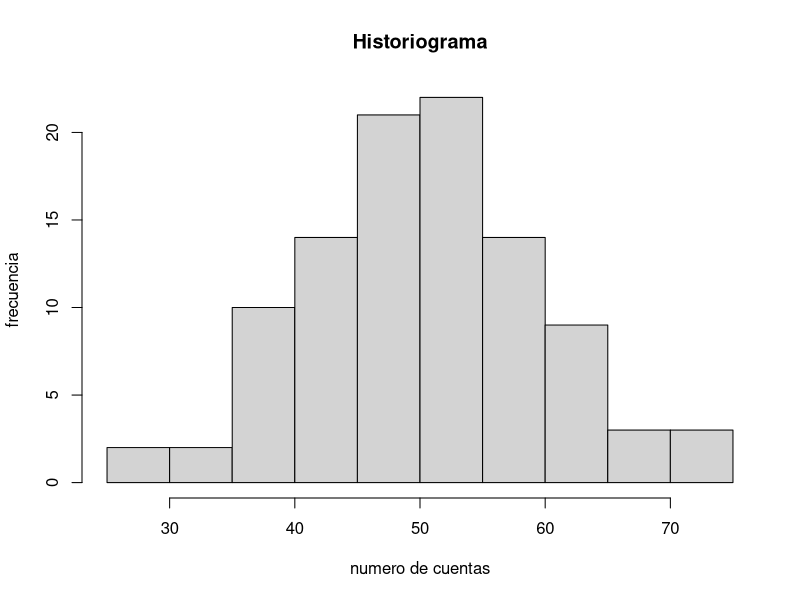
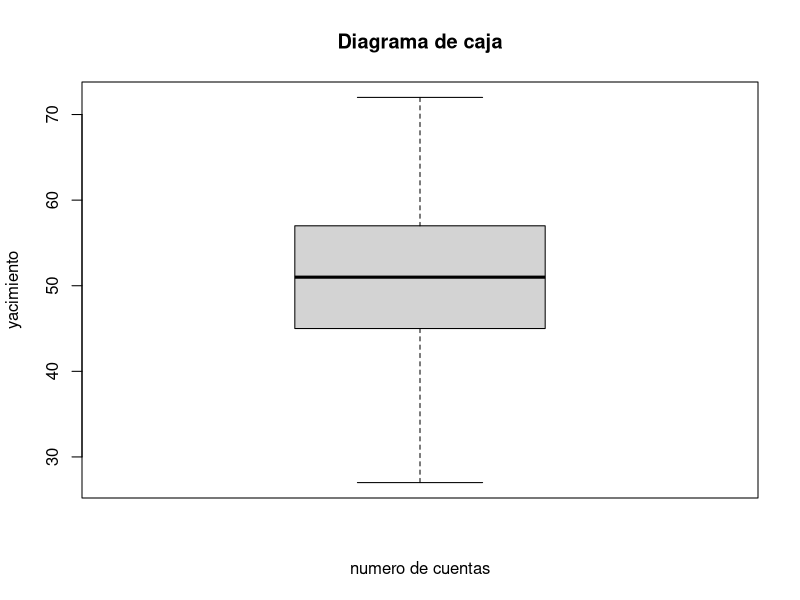

Write the R code that produced these figures, in order. (Note: this script raises an error after producing the figures.)
nuevo_dir <- "C:/estadisticadescriptiva"
setwd(nuevo_dir) 
if(file.exists(nuevo_dir)) {
  cat("Directorio creado correctamente: ", nuevo_dir, "\n")
} else {
  cat("Fallo al crear directorio: ", nuevo_dir, "\n")
}

#1
vector_x <- c(1,2,3,4,5)
typeof(vector)

vector_y <- c(9.1,2.4,7.5,1.3,3.4)
typeof(vector)

x <- c(1,2,3,4,5)
y <- c(9.1,2.4,7.5,1.3,3.4)

#Un vector es la estructura de datos más sencilla en R.La diferencia entre un vector en R y una lista es que los elementos de un vector tienen que ser del mismo tipo, mientras que los de una lista pueden ser de distinto tipo.El tipo double es un tipo de datos que puede almacenar números reales con decimales (hasta cierta precisión), tales como 3.1415926537 o 1.0 , mientras que el tipo int es un tipo entero y solo puede almacenar números sin decimales.

#2
valor_suma <- x+y
print(valor_suma)

valor_resta <- x-y
print(valor_resta)

valor_multiplicacion <- x*y
print(valor_multiplicacion)

valor_division <- x/y
print(valor_division)

valor_elevar <- x^y
print(valor_elevar)

#3
c(9.1,2.4,7.5,1.3,3.4)^2
c(y)^2

#4
c(9.1,2.4,7.5,1.3,3.4)*10
c(y)*10

#5
c(9.1,2.4,7.5,1.3,3.4)+25
c(y)+25

#6
max(9.1,2.4,7.5,1.3,3.4)
max(y)

#7
min(9.1,2.4,7.5,1.3,3.4)
min(y)

#8
abs(9.1)

#9
sqrt(y)

#10
sum(9.1,2.4,7.5,1.3,3.4)
sum(y)

#11
list <- list(c(x,y))
print(list)
typeof(list)
str(list)
View(list)

#

#12
is.na(list)

#13
z <- c(29,NA,12,46,73)
is.vector(z)

#14
valor_suma <- 29+NA+12+46+73
print(valor_suma)
valor_division <- NA/5
print(valor_division)

mean(z)

#

#15
matriz <- matrix(c(24,69,3,90,23,56,1,63,87,21,77,19), nrow = 4, byrow = TRUE)

#Los valores numéricos se rellenan por columnas en la matriz por defecto de la función matrix.

#16
matriz_filas <- matrix(c(24,69,3,90,23,56,1,63,87,21,77,19), nrow = 4, byrow = FALSE)

#17
matriz_a <- matrix(c(1,2,3,4,5,6,7,8,9), nrow = 3, byrow = TRUE)
matriz_b <- matrix(c(10,11,12,13,14,15,16,17,18), nrow = 3, byrow = TRUE) 

#18
sum(matriz_a,matriz_b)
valor_resta <- matriz_a-matriz_b
print(valor_resta)
resta_matriz <- matriz_a-matriz_b

#19
matriz
matriz_t <- t(matriz)
matriz_t

#20
matriz*2

#21
matriz_mult <- matriz_a*matriz_b

#22
matriz_mult[3,2]
matriz_mult[,2]
matriz_mult[3,]

#Segunda práctica en aula

#1
set.seed(123)
num_cuentas <- round(rnorm(100, mean = 50, sd = 10))
print(num_cuentas)

#2
mean(num_cuentas)

#3
median(num_cuentas)

#4
moda <- as.numeric(names(sort(table(num_cuentas), decreasing = TRUE)[1]))
print(paste("La moda de las cuentas en el yacimiento es:", moda))

#5
range(num_cuentas, na.rm = FALSE)

#6
percentil_25 <- quantile(num_cuentas, 0.25)
print(paste("El percentil 25 de las cuentas en el yacimiento es:", percentil_25))

#7
percentil_75 <- quantile(num_cuentas, 0.75)
print(paste("El percentil 75 de las cuentas en el yacimiento es:", percentil_75))

#8
var(num_cuentas)

#9
sd(num_cuentas)

#10
hist(x = num_cuentas, main = "Historiograma",
     xlab = "numero de cuentas", ylab = "frecuencia")

#11
boxplot(x = num_cuentas, main = "Diagrama de caja",
        xlab = "numero de cuentas", ylab = "yacimiento")

#12


#13
df <- data.frame(num_cuentas)
df$categoria <- cut(df$num_cuentas, breaks = 10)
ggplot(df, aes(x=categoria)) + 
  geom_bar(fill = "orange", color = "black") +
  labs(title = "Gráfico de barras de cuentas en el yacimiento", x = "Categoría de cuentas", y = "Frecuencia")

#14

